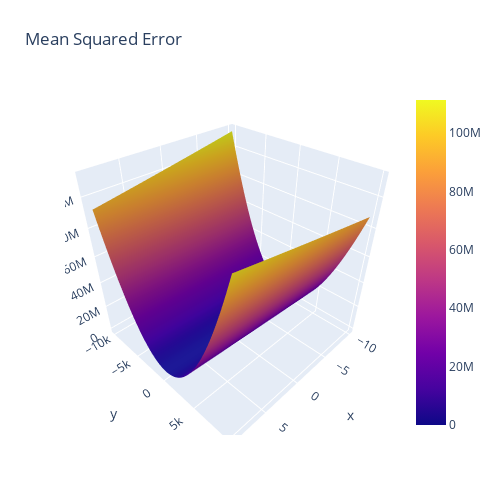

The notebook cell this image was saved under:
### Code cell
import plotly.express as px
import plotly.graph_objects as go

fig = go.Figure(data=[go.Surface(z=MSE, x=A, y=B)])
fig.update_layout(title='Mean Squared Error', autosize=True,
                  width=500, height=500,
                  margin=dict(l=65, r=50, b=65, t=90))
fig.show()

### Figure 1 — Plotly figure (JSON) as saved in the notebook; plotly's stock layout.template omitted (floating-point values rounded to 4 significant figures; data arrays with more than 128 entries replaced by an {"elided": "..."} marker saying what was removed)
{"data": [{"type": "surface", "x": {"elided": "200x20 int values"}, "y": {"elided": "200x20 int values"}, "z": {"elided": "200x20 float values"}}], "layout": {"autosize": true, "height": 500, "margin": {"b": 65, "l": 65, "r": 50, "t": 90}, "title": {"text": "Mean Squared Error"}, "width": 500}}
